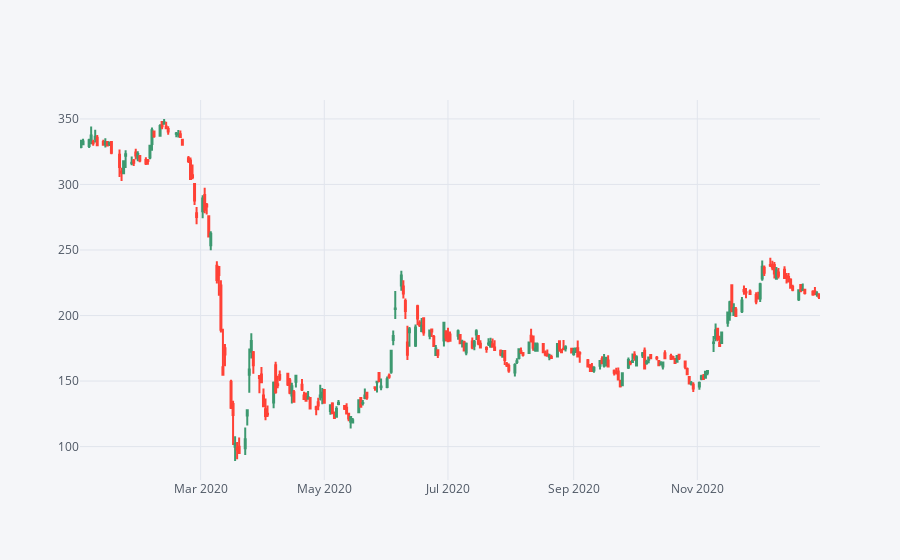

Here is the notebook cell this chart was saved with:
### Markdown cell above
** Use .iplot(kind='candle) to create a candle plot of Bank of America's stock from Jan 1st 2015 to Jan 1st 2016.**

### Code cell
#plt.figure(figsize=(8,8))
BA[["Open", "High", "Low", "Close"]].loc["2020-1-1":"2020-12-31"].iplot(kind="candle")

### Figure 1 — Plotly figure (JSON) as saved in the notebook; plotly's stock layout.template omitted (floating-point values rounded to 4 significant figures; data arrays with more than 128 entries replaced by an {"elided": "..."} marker saying what was removed)
{"data": [{"close": {"elided": "253 float values"}, "high": {"elided": "253 float values"}, "low": {"elided": "253 float values"}, "open": {"elided": "253 float values"}, "showlegend": false, "type": "candlestick", "x": {"elided": "253 str values"}, "yaxis": "y2"}], "layout": {"legend": {"bgcolor": "#F5F6F9", "font": {"color": "#4D5663"}}, "paper_bgcolor": "#F5F6F9", "plot_bgcolor": "#F5F6F9", "title": {"font": {"color": "#4D5663"}}, "xaxis": {"gridcolor": "#E1E5ED", "rangeslider": {"visible": false}, "showgrid": true, "tickfont": {"color": "#4D5663"}, "title": {"font": {"color": "#4D5663"}, "text": ""}, "zerolinecolor": "#E1E5ED"}, "yaxis": {"gridcolor": "#E1E5ED", "showgrid": true, "showticklabels": false, "tickfont": {"color": "#4D5663"}, "title": {"font": {"color": "#4D5663"}, "text": ""}, "zerolinecolor": "#E1E5ED"}, "yaxis2": {"gridcolor": "#E1E5ED", "showgrid": true, "tickfont": {"color": "#4D5663"}, "title": {"font": {"color": "#4D5663"}, "text": ""}, "zerolinecolor": "#E1E5ED"}}}
